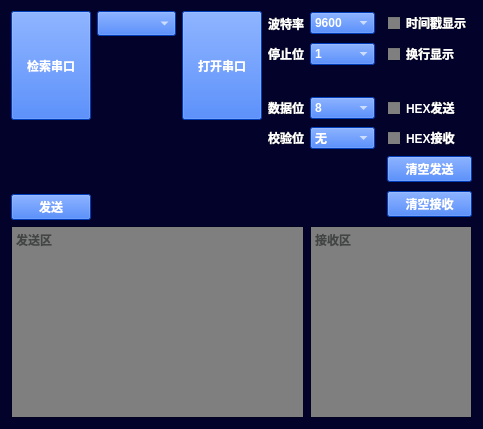
      <widget class="QWidget" name="page_1">
       <property name="palette">
        <palette>
         <active>
          <colorrole role="WindowText">
           <brush brushstyle="SolidPattern">
            <color alpha="255">
             <red>255</red>
             <green>255</green>
             <blue>255</blue>
            </color>
           </brush>
          </colorrole>
          <colorrole role="Button">
           <brush brushstyle="SolidPattern">
            <color alpha="255">
             <red>163</red>
             <green>137</green>
             <blue>240</blue>
            </color>
           </brush>
          </colorrole>
          <colorrole role="Light">
           <brush brushstyle="SolidPattern">
            <color alpha="255">
             <red>66</red>
             <green>15</green>
             <blue>221</blue>
            </color>
           </brush>
          </colorrole>
          <colorrole role="Midlight">
           <brush brushstyle="SolidPattern">
            <color alpha="255">
             <red>19</red>
             <green>27</green>
             <blue>190</blue>
            </color>
           </brush>
          </colorrole>
          <colorrole role="Text">
           <brush brushstyle="SolidPattern">
            <color alpha="255">
             <red>0</red>
             <green>0</green>
             <blue>0</blue>
            </color>
           </brush>
          </colorrole>
          <colorrole role="BrightText">
           <brush brushstyle="SolidPattern">
            <color alpha="255">
             <red>0</red>
             <green>0</green>
             <blue>0</blue>
            </color>
           </brush>
          </colorrole>
          <colorrole role="ButtonText">
           <brush brushstyle="SolidPattern">
            <color alpha="255">
             <red>0</red>
             <green>0</green>
             <blue>0</blue>
            </color>
           </brush>
          </colorrole>
          <colorrole role="Base">
           <brush brushstyle="SolidPattern">
            <color alpha="255">
             <red>127</red>
             <green>127</green>
             <blue>127</blue>
            </color>
           </brush>
          </colorrole>
          <colorrole role="Window">
           <brush brushstyle="SolidPattern">
            <color alpha="255">
             <red>3</red>
             <green>2</green>
             <blue>43</blue>
            </color>
           </brush>
          </colorrole>
          <colorrole role="Shadow">
           <brush brushstyle="SolidPattern">
            <color alpha="255">
             <red>91</red>
             <green>91</green>
             <blue>91</blue>
            </color>
           </brush>
          </colorrole>
          <colorrole role="HighlightedText">
           <brush brushstyle="SolidPattern">
            <color alpha="255">
             <red>232</red>
             <green>232</green>
             <blue>232</blue>
            </color>
           </brush>
          </colorrole>
          <colorrole role="AlternateBase">
           <brush brushstyle="SolidPattern">
            <color alpha="255">
             <red>238</red>
             <green>238</green>
             <blue>238</blue>
            </color>
           </brush>
          </colorrole>
          <colorrole role="PlaceholderText">
           <brush brushstyle="SolidPattern">
            <color alpha="128">
             <red>7</red>
             <green>11</green>
             <blue>11</blue>
            </color>
           </brush>
          </colorrole>
         </active>
         <inactive>
          <colorrole role="WindowText">
           <brush brushstyle="SolidPattern">
            <color alpha="255">
             <red>255</red>
             <green>255</green>
             <blue>255</blue>
            </color>
           </brush>
          </colorrole>
          <colorrole role="Button">
           <brush brushstyle="SolidPattern">
            <color alpha="255">
             <red>163</red>
             <green>137</green>
             <blue>240</blue>
            </color>
           </brush>
          </colorrole>
          <colorrole role="Light">
           <brush brushstyle="SolidPattern">
            <color alpha="255">
             <red>66</red>
             <green>15</green>
             <blue>221</blue>
            </color>
           </brush>
          </colorrole>
          <colorrole role="Midlight">
           <brush brushstyle="SolidPattern">
            <color alpha="255">
             <red>19</red>
             <green>27</green>
             <blue>190</blue>
            </color>
           </brush>
          </colorrole>
          <colorrole role="Text">
           <brush brushstyle="SolidPattern">
            <color alpha="255">
             <red>0</red>
             <green>0</green>
             <blue>0</blue>
            </color>
           </brush>
          </colorrole>
          <colorrole role="BrightText">
           <brush brushstyle="SolidPattern">
            <color alpha="255">
             <red>0</red>
             <green>0</green>
             <blue>0</blue>
            </color>
           </brush>
          </colorrole>
          <colorrole role="ButtonText">
           <brush brushstyle="SolidPattern">
            <color alpha="255">
             <red>0</red>
             <green>0</green>
             <blue>0</blue>
            </color>
           </brush>
          </colorrole>
          <colorrole role="Base">
           <brush brushstyle="SolidPattern">
            <color alpha="255">
             <red>127</red>
             <green>127</green>
             <blue>127</blue>
            </color>
           </brush>
          </colorrole>
          <colorrole role="Window">
           <brush brushstyle="SolidPattern">
            <color alpha="255">
             <red>3</red>
             <green>2</green>
             <blue>43</blue>
            </color>
           </brush>
          </colorrole>
          <colorrole role="Shadow">
           <brush brushstyle="SolidPattern">
            <color alpha="255">
             <red>91</red>
             <green>91</green>
             <blue>91</blue>
            </color>
           </brush>
          </colorrole>
          <colorrole role="HighlightedText">
           <brush brushstyle="SolidPattern">
            <color alpha="255">
             <red>232</red>
             <green>232</green>
             <blue>232</blue>
            </color>
           </brush>
          </colorrole>
          <colorrole role="AlternateBase">
           <brush brushstyle="SolidPattern">
            <color alpha="255">
             <red>238</red>
             <green>238</green>
             <blue>238</blue>
            </color>
           </brush>
          </colorrole>
          <colorrole role="PlaceholderText">
           <brush brushstyle="SolidPattern">
            <color alpha="128">
             <red>7</red>
             <green>11</green>
             <blue>11</blue>
            </color>
           </brush>
          </colorrole>
         </inactive>
         <disabled>
          <colorrole role="WindowText">
           <brush brushstyle="SolidPattern">
            <color alpha="255">
             <red>120</red>
             <green>120</green>
             <blue>120</blue>
            </color>
           </brush>
          </colorrole>
          <colorrole role="Button">
           <brush brushstyle="SolidPattern">
            <color alpha="255">
             <red>163</red>
             <green>137</green>
             <blue>240</blue>
            </color>
           </brush>
          </colorrole>
          <colorrole role="Light">
           <brush brushstyle="SolidPattern">
            <color alpha="255">
             <red>66</red>
             <green>15</green>
             <blue>221</blue>
            </color>
           </brush>
          </colorrole>
          <colorrole role="Midlight">
           <brush brushstyle="SolidPattern">
            <color alpha="255">
             <red>19</red>
             <green>27</green>
             <blue>190</blue>
            </color>
           </brush>
          </colorrole>
          <colorrole role="Text">
           <brush brushstyle="SolidPattern">
            <color alpha="255">
             <red>120</red>
             <green>120</green>
             <blue>120</blue>
            </color>
           </brush>
          </colorrole>
          <colorrole role="BrightText">
           <brush brushstyle="SolidPattern">
            <color alpha="255">
             <red>0</red>
             <green>0</green>
             <blue>0</blue>
            </color>
           </brush>
          </colorrole>
          <colorrole role="ButtonText">
           <brush brushstyle="SolidPattern">
            <color alpha="255">
             <red>120</red>
             <green>120</green>
             <blue>120</blue>
            </color>
           </brush>
          </colorrole>
          <colorrole role="Base">
           <brush brushstyle="SolidPattern">
            <color alpha="255">
             <red>3</red>
             <green>2</green>
             <blue>43</blue>
            </color>
           </brush>
          </colorrole>
          <colorrole role="Window">
           <brush brushstyle="SolidPattern">
            <color alpha="255">
             <red>3</red>
             <green>2</green>
             <blue>43</blue>
            </color>
           </brush>
          </colorrole>
          <colorrole role="Shadow">
           <brush brushstyle="SolidPattern">
            <color alpha="255">
             <red>91</red>
             <green>91</green>
             <blue>91</blue>
            </color>
           </brush>
          </colorrole>
          <colorrole role="HighlightedText">
           <brush brushstyle="SolidPattern">
            <color alpha="255">
             <red>232</red>
             <green>232</green>
             <blue>232</blue>
            </color>
           </brush>
          </colorrole>
          <colorrole role="AlternateBase">
           <brush brushstyle="SolidPattern">
            <color alpha="255">
             <red>238</red>
             <green>238</green>
             <blue>238</blue>
            </color>
           </brush>
          </colorrole>
          <colorrole role="PlaceholderText">
           <brush brushstyle="SolidPattern">
            <color alpha="128">
             <red>7</red>
             <green>11</green>
             <blue>11</blue>
            </color>
           </brush>
          </colorrole>
         </disabled>
        </palette>
       </property>
       <layout class="QGridLayout" name="gridLayout_3">
        <item row="1" column="3">
         <widget class="QLabel" name="label_3">
          <property name="maximumSize">
           <size>
            <width>99999</width>
            <height>16777215</height>
           </size>
          </property>
          <property name="font">
           <font>
            <bold>true</bold>
           </font>
          </property>
          <property name="text">
           <string>停止位</string>
          </property>
         </widget>
        </item>
        <item row="0" column="4">
         <widget class="QComboBox" name="comboBox_baudrate">
          <property name="maximumSize">
           <size>
            <width>65</width>
            <height>16777215</height>
           </size>
          </property>
          <property name="font">
           <font>
            <bold>true</bold>
           </font>
          </property>
          <property name="styleSheet">
           <string notr="true">background-color: rgb(0, 85, 255);
color: rgb(255, 255, 255);</string>
          </property>
          <item>
           <property name="text">
            <string>9600</string>
           </property>
          </item>
          <item>
           <property name="text">
            <string>115200</string>
           </property>
          </item>
         </widget>
        </item>
        <item row="6" column="3">
         <widget class="QLabel" name="label_4">
          <property name="maximumSize">
           <size>
            <width>99999</width>
            <height>16777215</height>
           </size>
          </property>
          <property name="font">
           <font>
            <bold>true</bold>
           </font>
          </property>
          <property name="text">
           <string>数据位</string>
          </property>
         </widget>
        </item>
        <item row="0" column="0" rowspan="7">
         <widget class="QPushButton" name="pushButton_find_ports">
          <property name="sizePolicy">
           <sizepolicy hsizetype="Minimum" vsizetype="Minimum">
            <horstretch>0</horstretch>
            <verstretch>0</verstretch>
           </sizepolicy>
          </property>
          <property name="font">
           <font>
            <family>宋体</family>
            <bold>true</bold>
           </font>
          </property>
          <property name="styleSheet">
           <string notr="true">background-color: rgb(0, 85, 255);
color: rgb(255, 255, 255);</string>
          </property>
          <property name="text">
           <string>检索串口</string>
          </property>
         </widget>
        </item>
        <item row="1" column="6">
         <widget class="QCheckBox" name="checkBox_rn">
          <property name="font">
           <font>
            <bold>true</bold>
           </font>
          </property>
          <property name="text">
           <string>换行显示</string>
          </property>
         </widget>
        </item>
        <item row="0" column="6">
         <widget class="QCheckBox" name="checkBox_time">
          <property name="font">
           <font>
            <bold>true</bold>
           </font>
          </property>
          <property name="text">
           <string>时间戳显示</string>
          </property>
         </widget>
        </item>
        <item row="0" column="3">
         <widget class="QLabel" name="label_2">
          <property name="minimumSize">
           <size>
            <width>0</width>
            <height>0</height>
           </size>
          </property>
          <property name="maximumSize">
           <size>
            <width>99999</width>
            <height>16777215</height>
           </size>
          </property>
          <property name="font">
           <font>
            <bold>true</bold>
           </font>
          </property>
          <property name="text">
           <string>波特率</string>
          </property>
         </widget>
        </item>
        <item row="15" column="0" colspan="4">
         <widget class="QTextEdit" name="textEdit_send">
          <property name="sizePolicy">
           <sizepolicy hsizetype="Ignored" vsizetype="Expanding">
            <horstretch>0</horstretch>
            <verstretch>0</verstretch>
           </sizepolicy>
          </property>
          <property name="maximumSize">
           <size>
            <width>16777215</width>
            <height>200</height>
           </size>
          </property>
          <property name="font">
           <font>
            <bold>true</bold>
           </font>
          </property>
          <property name="markdown">
           <string/>
          </property>
          <property name="html">
           <string>&lt;!DOCTYPE HTML PUBLIC &quot;-//W3C//DTD HTML 4.0//EN&quot; &quot;http://www.w3.org/TR/REC-html40/strict.dtd&quot;&gt;
&lt;html&gt;&lt;head&gt;&lt;meta name=&quot;qrichtext&quot; content=&quot;1&quot; /&gt;&lt;meta charset=&quot;utf-8&quot; /&gt;&lt;style type=&quot;text/css&quot;&gt;
p, li { white-space: pre-wrap; }
hr { height: 1px; border-width: 0; }
li.unchecked::marker { content: &quot;\2610&quot;; }
li.checked::marker { content: &quot;\2612&quot;; }
&lt;/style&gt;&lt;/head&gt;&lt;body style=&quot; font-family:'Microsoft YaHei UI'; font-size:9pt; font-weight:700; font-style:normal;&quot;&gt;
&lt;p style=&quot;-qt-paragraph-type:empty; margin-top:0px; margin-bottom:0px; margin-left:0px; margin-right:0px; -qt-block-indent:0; text-indent:0px; font-family:'SimSun'; font-weight:400;&quot;&gt;&lt;br /&gt;&lt;/p&gt;&lt;/body&gt;&lt;/html&gt;</string>
          </property>
          <property name="placeholderText">
           <string>发送区  </string>
          </property>
         </widget>
        </item>
        <item row="6" column="4">
         <widget class="QComboBox" name="comboBox_data">
          <property name="maximumSize">
           <size>
            <width>65</width>
            <height>16777215</height>
           </size>
          </property>
          <property name="font">
           <font>
            <bold>true</bold>
           </font>
          </property>
          <property name="styleSheet">
           <string notr="true">background-color: rgb(0, 85, 255);
color: rgb(255, 255, 255);</string>
          </property>
          <item>
           <property name="text">
            <string>8</string>
           </property>
          </item>
         </widget>
        </item>
        <item row="1" column="4">
         <widget class="QComboBox" name="comboBox_stop">
          <property name="maximumSize">
           <size>
            <width>65</width>
            <height>16777215</height>
           </size>
          </property>
          <property name="font">
           <font>
            <bold>true</bold>
           </font>
          </property>
          <property name="styleSheet">
           <string notr="true">background-color: rgb(0, 85, 255);
color: rgb(255, 255, 255);</string>
          </property>
          <item>
           <property name="text">
            <string>1</string>
           </property>
          </item>
         </widget>
        </item>
        <item row="0" column="1">
         <widget class="QComboBox" name="comboBox">
          <property name="font">
           <font>
            <family>宋体</family>
            <bold>true</bold>
           </font>
          </property>
          <property name="styleSheet">
           <string notr="true">background-color: rgb(0, 85, 255);
color: rgb(255, 255, 255);</string>
          </property>
         </widget>
        </item>
        <item row="14" column="0">
         <widget class="QPushButton" name="pushButton_send">
          <property name="font">
           <font>
            <family>宋体</family>
            <bold>true</bold>
           </font>
          </property>
          <property name="styleSheet">
           <string notr="true">background-color: rgb(0, 85, 255);
color: rgb(255, 255, 255);</string>
          </property>
          <property name="text">
           <string>发送</string>
          </property>
         </widget>
        </item>
        <item row="6" column="6">
         <widget class="QCheckBox" name="checkBox_HEXSend">
          <property name="font">
           <font>
            <bold>true</bold>
           </font>
          </property>
          <property name="text">
           <string>HEX发送</string>
          </property>
         </widget>
        </item>
        <item row="1" column="1">
         <widget class="QLabel" name="label_8">
          <property name="text">
           <string/>
          </property>
         </widget>
        </item>
        <item row="15" column="4" colspan="3">
         <widget class="QTextEdit" name="textEdit_receive">
          <property name="sizePolicy">
           <sizepolicy hsizetype="Ignored" vsizetype="Expanding">
            <horstretch>0</horstretch>
            <verstretch>0</verstretch>
           </sizepolicy>
          </property>
          <property name="font">
           <font>
            <bold>true</bold>
           </font>
          </property>
          <property name="readOnly">
           <bool>true</bool>
          </property>
          <property name="markdown">
           <string/>
          </property>
          <property name="html">
           <string>&lt;!DOCTYPE HTML PUBLIC &quot;-//W3C//DTD HTML 4.0//EN&quot; &quot;http://www.w3.org/TR/REC-html40/strict.dtd&quot;&gt;
&lt;html&gt;&lt;head&gt;&lt;meta name=&quot;qrichtext&quot; content=&quot;1&quot; /&gt;&lt;meta charset=&quot;utf-8&quot; /&gt;&lt;style type=&quot;text/css&quot;&gt;
p, li { white-space: pre-wrap; }
hr { height: 1px; border-width: 0; }
li.unchecked::marker { content: &quot;\2610&quot;; }
li.checked::marker { content: &quot;\2612&quot;; }
&lt;/style&gt;&lt;/head&gt;&lt;body style=&quot; font-family:'Microsoft YaHei UI'; font-size:9pt; font-weight:700; font-style:normal;&quot;&gt;
&lt;p style=&quot;-qt-paragraph-type:empty; margin-top:0px; margin-bottom:0px; margin-left:0px; margin-right:0px; -qt-block-indent:0; text-indent:0px; font-family:'SimSun'; font-weight:400;&quot;&gt;&lt;br /&gt;&lt;/p&gt;&lt;/body&gt;&lt;/html&gt;</string>
          </property>
          <property name="placeholderText">
           <string>接收区</string>
          </property>
         </widget>
        </item>
        <item row="9" column="3">
         <widget class="QLabel" name="label_7">
          <property name="text">
           <string/>
          </property>
         </widget>
        </item>
        <item row="7" column="6">
         <widget class="QCheckBox" name="checkBox_HEXReceive">
          <property name="font">
           <font>
            <bold>true</bold>
           </font>
          </property>
          <property name="text">
           <string>HEX接收</string>
          </property>
         </widget>
        </item>
        <item row="7" column="4">
         <widget class="QComboBox" name="comboBox_barity">
          <property name="maximumSize">
           <size>
            <width>65</width>
            <height>16777215</height>
           </size>
          </property>
          <property name="font">
           <font>
            <bold>true</bold>
           </font>
          </property>
          <property name="styleSheet">
           <string notr="true">background-color: rgb(0, 85, 255);
color: rgb(255, 255, 255);</string>
          </property>
          <item>
           <property name="text">
            <string>无</string>
           </property>
          </item>
          <item>
           <property name="text">
            <string>CRC</string>
           </property>
          </item>
         </widget>
        </item>
        <item row="7" column="3">
         <widget class="QLabel" name="label_5">
          <property name="maximumSize">
           <size>
            <width>99999</width>
            <height>16777215</height>
           </size>
          </property>
          <property name="font">
           <font>
            <bold>true</bold>
           </font>
          </property>
          <property name="text">
           <string>校验位</string>
          </property>
         </widget>
        </item>
        <item row="8" column="6" rowspan="2">
         <widget class="QPushButton" name="pushButton_clear_send">
          <property name="font">
           <font>
            <bold>true</bold>
           </font>
          </property>
          <property name="styleSheet">
           <string notr="true">background-color: rgb(0, 85, 255);
color: rgb(255, 255, 255);</string>
          </property>
          <property name="text">
           <string>清空发送</string>
          </property>
         </widget>
        </item>
        <item row="13" column="6" rowspan="2">
         <widget class="QPushButton" name="pushButton_clear_receive">
          <property name="font">
           <font>
            <bold>true</bold>
           </font>
          </property>
          <property name="styleSheet">
           <string notr="true">background-color: rgb(0, 85, 255);
color: rgb(255, 255, 255);</string>
          </property>
          <property name="text">
           <string>清空接收</string>
          </property>
         </widget>
        </item>
        <item row="7" column="0" rowspan="3">
         <spacer name="verticalSpacer_3">
          <property name="orientation">
           <enum>Qt::Orientation::Vertical</enum>
          </property>
          <property name="sizeHint" stdset="0">
           <size>
            <width>20</width>
            <height>40</height>
           </size>
          </property>
         </spacer>
        </item>
        <item row="0" column="2" rowspan="7">
         <widget class="QPushButton" name="pushButton_open_close">
          <property name="sizePolicy">
           <sizepolicy hsizetype="Minimum" vsizetype="Minimum">
            <horstretch>0</horstretch>
            <verstretch>0</verstretch>
           </sizepolicy>
          </property>
          <property name="font">
           <font>
            <family>宋体</family>
            <bold>true</bold>
           </font>
          </property>
          <property name="styleSheet">
           <string notr="true">background-color: rgb(0, 85, 255);
color: rgb(255, 255, 255);</string>
          </property>
          <property name="text">
           <string>打开串口</string>
          </property>
         </widget>
        </item>
       </layout>
      </widget>
